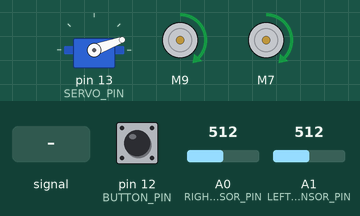
The sketch below on a simulated Arduino Uno, built with avr-gcc and run on an emulated ATmega328P. On the bench: servo, 2 × DC motor (green arrow = forward, orange = backward, longer = faster). The inputs (shaded band) are chosen by the test bench; at power-on: pin 12 (BUTTON_PIN) LOW, A0 (RIGHT_SENSOR_PIN) = 512, A1 (LEFT_SENSOR_PIN) = 512. The board resets itself during the run and starts again.

Above: at 2.0 s.
2.1 s: A0 (RIGHT_SENSOR_PIN) fed a 2 Hz sine of ±306 counts around its level
At 2.4 s:
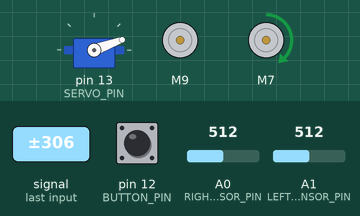
At 3.1 s:
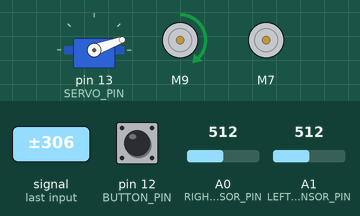
5.1 s: pin 12 (BUTTON_PIN) pulled HIGH for 1 s
At 6.7 s:
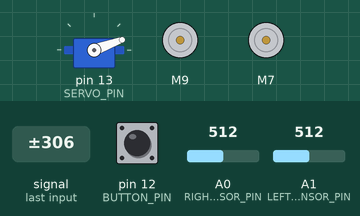
Timing chart, 0 to 22.6 s (numbered marks = the images above; inputs shaded):
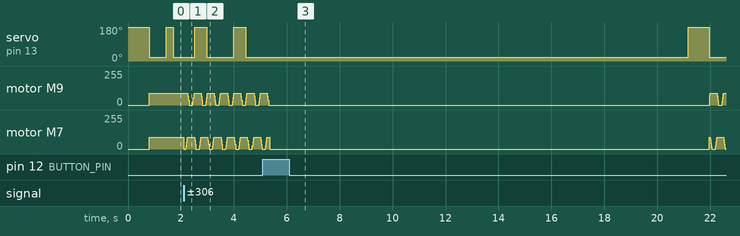

The sketch:

Domino_Robot.ino
```cpp
// (licence header left out)
#include "SparkFun_TB6612.h"                                //motor driver library
#include <Servo.h>                                          //servo controller library
#include <OneButton.h>                                      //button handling library
#include <avr/wdt.h>                                        //watchdog library for rebooting

#define KP                0.4                               //P term for PID controller
#define KD                0.8                               //D term for PID controller
#define SERVO_RIGHT       20                                //PWM value to make the servo move right
#define SERVO_LEFT        180                               //PWM value to make the servo move left.
#define SERVO_PIN         13                                //PWM pin for domino dispensing servo
#define AIN1              9                                 //motor driver
#define BIN1              7                                 //motor driver
#define AIN2              10                                //motor driver
#define BIN2              6                                 //motor driver
#define PWMA              11                                //motor driver
#define PWMB              5                                 //motor driver
#define STBY              8                                 //motor driver
#define OFFSET_A          1                                 //Switch to -1 if the motor is running backwards
#define OFFSET_B          1                                 //Switch to -1 if the motor is running backwards
#define BUTTON_PIN        12                                //The pin the switch for detecting domino outage is connected to.
#define LEFT_SENSOR_PIN   A1                                //Left line sensor pin
#define RIGHT_SENSOR_PIN  A0                                //Right sensor pin
#define TOP_SPEED         90                                //PWM value for max speed of motors
#define DISPENSE_DISTANCE 500000                            //Value combinedMotorSpeed needs to reach to drop a domino. Decreasing this puts dominoes closer together.

//set up the servo
Servo servoMotor;                                           //Create an instance of a servo motor object

//set up the drive motors
Motor motor1 = Motor(AIN1, AIN2, PWMA, OFFSET_A, STBY);
Motor motor2 = Motor(BIN1, BIN2, PWMB, OFFSET_B, STBY);
int combinedmotorspeed, leftMotorSpeed, rightMotorSpeed;    //creating variables like this initializes all their values to 0.

// Define variables for PID control
float lastError, derivative, controlSignal;                 //these initialize to 0/
int error;

//Line sensor variables
int leftSensorValue, rightSensorValue;                      //variables for storing the value of the line sensors

//Out of dominoes switch setup
OneButton stopButton = OneButton(BUTTON_PIN, false, false); //Active high, no internal pullup resistor
bool stopButtonPressed = false;                             //Boolean for tracking the state of the button

//Distance based domino dropping variables
unsigned long distanceSinceLastDrop = DISPENSE_DISTANCE;    //Starting with this as DISPENSE_DISTANCE makes the vehicle drop a domino immediately.
bool dominoDropped = false;

void setup() {
  digitalWrite(STBY, HIGH);
  servoMotor.attach(SERVO_PIN);
  servoMotor.write(SERVO_LEFT);

  stopButton.setPressMs(200);
  stopButton.attachLongPressStart([]() {
    stopButtonPressed = true;  // Button is pressed and held
  });
  stopButton.attachLongPressStop([]() {
    stopButtonPressed = false; // Button is released
  });
  delay(800);
}

void reboot() {
  wdt_enable(WDTO_15MS); // Enable watchdog with 15ms timeout
  while (1); // Wait for the watchdog to reset the Arduino
}

void loop() {
  //First, take care of the line following functions. We want to follow the line regardless of whether or not we're out of dominoes.
  //Even when the vehicle runs out of dominoes, it should follow the line to the next point where a domino needs to be, then stop.

  //Read the line sensors and calculate control signal.
  leftSensorValue = analogRead(LEFT_SENSOR_PIN);                //Read line sensor values
  rightSensorValue = analogRead(RIGHT_SENSOR_PIN);
  error = leftSensorValue - rightSensorValue;                   //Calculate the error (difference between the two sensor values)
  derivative = error - lastError;                               //Calculate the derivative term, which is how fast the error is changing
  controlSignal = (KP * error) + (KD * derivative);             //Calculate the control signal
  lastError = error;                                            //Store the current error for the next iteration

  // Calculate motor speeds based on the control signal
  leftMotorSpeed = TOP_SPEED - controlSignal;                   //If the error is positive, this slows down the motor on the left
  rightMotorSpeed = TOP_SPEED + controlSignal;                  //and speeds up the motor on the right. Vice versa if the error is negative.

  // Ensure motor speeds are within the valid range
  leftMotorSpeed = constrain(leftMotorSpeed, 0, TOP_SPEED);     //This makes the speed be somewhere between 0 and TOP_SPEED
  rightMotorSpeed = constrain(rightMotorSpeed, 0, TOP_SPEED);

  // Apply motor speeds
  motor1.drive(leftMotorSpeed);
  motor2.drive(rightMotorSpeed);
  combinedmotorspeed = leftMotorSpeed + rightMotorSpeed;
  distanceSinceLastDrop += combinedmotorspeed;

  //That's it for the line following functions, now move on to dispensing dominoes at the appropriate time.

  stopButton.tick();                    //Check the switch to see if we're out of dominoes or not. This has to be called every time through the loop()

  if (!stopButtonPressed) {             //If the limit switch is not pressed, this is true and the domino dispensing code executes
    //figure out when to dispense a domino based on how far the robot has travelled.

    if ((distanceSinceLastDrop >= DISPENSE_DISTANCE) && !dominoDropped) {              //if we've travelled far enough and a domino hasn't been dropped yet
      servoMotor.write(SERVO_RIGHT);
      distanceSinceLastDrop = 0;                                                       //reset the distance count to 0 because we just dropped a domino
      dominoDropped = true;                                                            //domino has been dropped
    } else if ((distanceSinceLastDrop >= 0.7 * DISPENSE_DISTANCE) && dominoDropped) {  //if a domino was dropped and we're far enough away to close the domino gate without jamming
      servoMotor.write(SERVO_LEFT);                                                    //pick up a new domino for dropping
      dominoDropped = false;                                                           //we haven't dropped the new domino, so now this is false
    }
  }
  else { // This code executes if the limit switch is pressed (vehicle is out of dominoes)
  if (!dominoDropped) { // Check if a domino has been dropped
    servoMotor.write(SERVO_RIGHT); // If a domino is still in the magazine, drop the domino
    distanceSinceLastDrop = 0; // Reset the distanceSinceLastDrop
    dominoDropped = true;
  }

  // Stop motors immediately when out of dominoes
  motor1.brake();
  motor2.brake();

  // Wait for button release with non-blocking check
  while (true) {
    stopButton.tick(); // Critical - update button state
    if (!stopButtonPressed) {
      delay(15000);
      reboot(); //Reboot when button released
    }
    delay(10); // Small delay to prevent watchdog reset
  }
}
}
```
